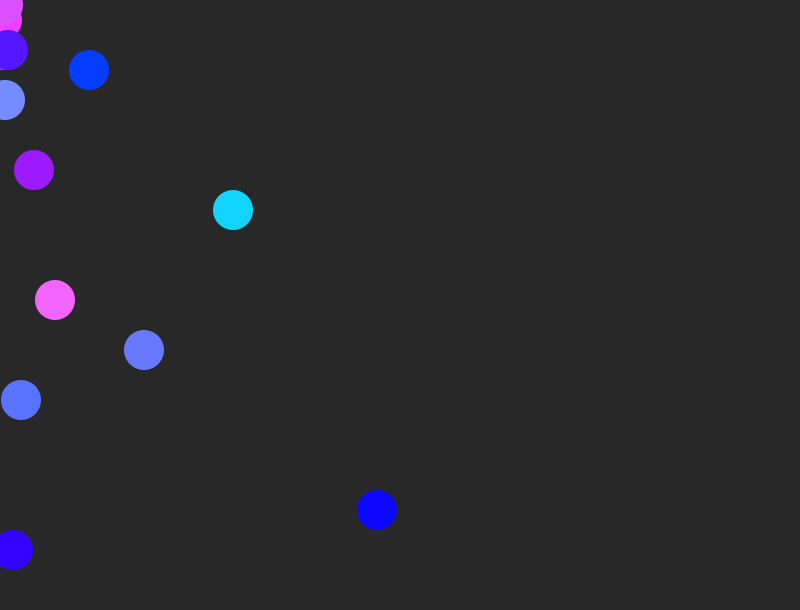
Frame 1 (no input)
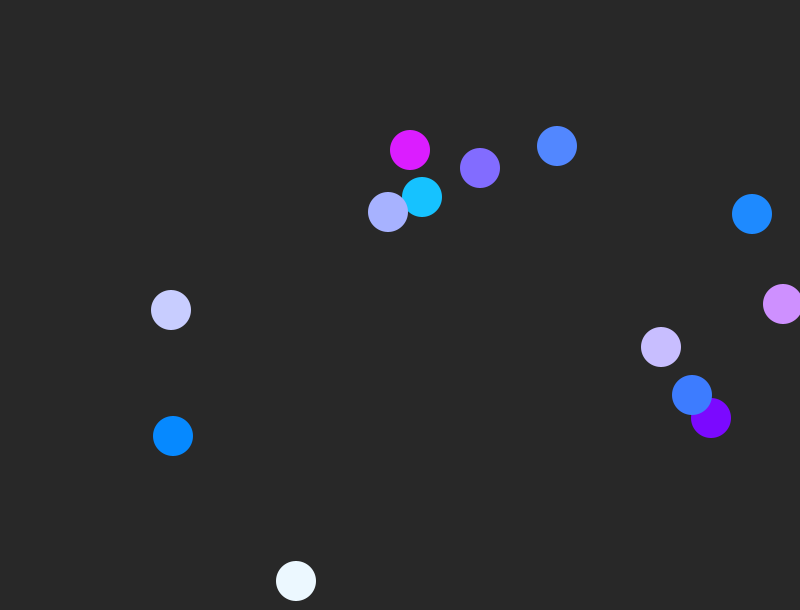
Frame 60 (the mouse pressed at the canvas centre just before this capture)
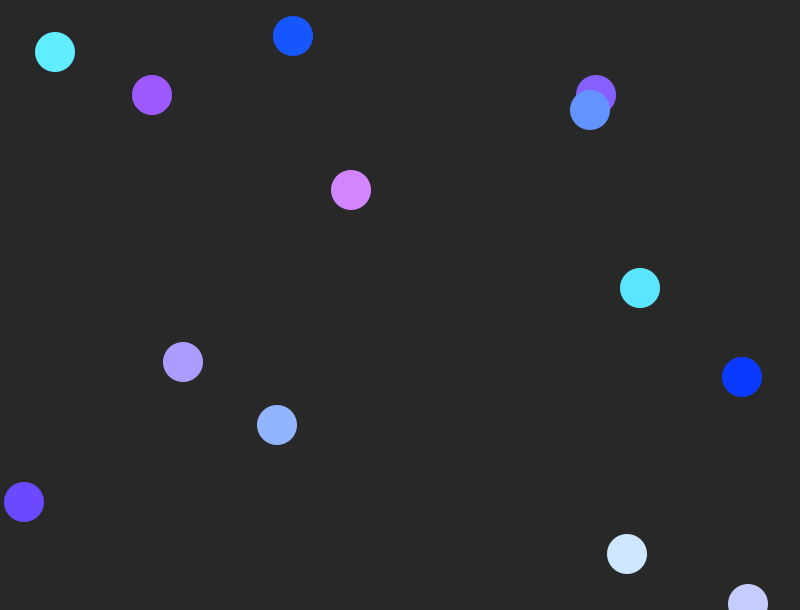
Frame 120 (the mouse held since frame 60 and released just before this capture)

The Processing sketch that drew these frames (run headless with seeded random() and noise(); from frame 60 on, the mouse is pressed at the canvas centre):

// Processing sketch: processing_66933
// ── processing_66933.pde

int [] circleX = {
  1, 2, 3, 5, 8, 13, 21, 34, 55, 89, 144, 233, 377, 610
};

int [] circleY = {
  50, 20, 5, 100, 50, 550, 400, 170, 300, 70, 350, 210, 510
};

int [] speedX = {
  5, 20, 12, 16, 8, 14, 30, 6, 2, 13, 7, 3, 9
};
  
int [] speedY = {
  9, 3, 7, 13, 2, 6, 30, 14, 8, 16, 12, 20, 5
};


void setup () {

  size (800, 610);
  noStroke ();
  smooth ();
 
}

void draw () {
  background (40);

  for (int i=0; i < 13; i++) {
    fill (random(255), random (255), 255);
    ellipse (circleX[i], circleY[i], 40, 40);
  
    circleX[i] += speedX[i];
    circleY[i] += speedY[i];


  if ((circleX[i] >= 800) || (circleX[i] <= 0)) {
    speedX[i] *= -1;
  }

  if ((circleY[i] >= 600) || (circleY[i] <= 0)) {
    speedY[i] *= -1;
  }
}
}
